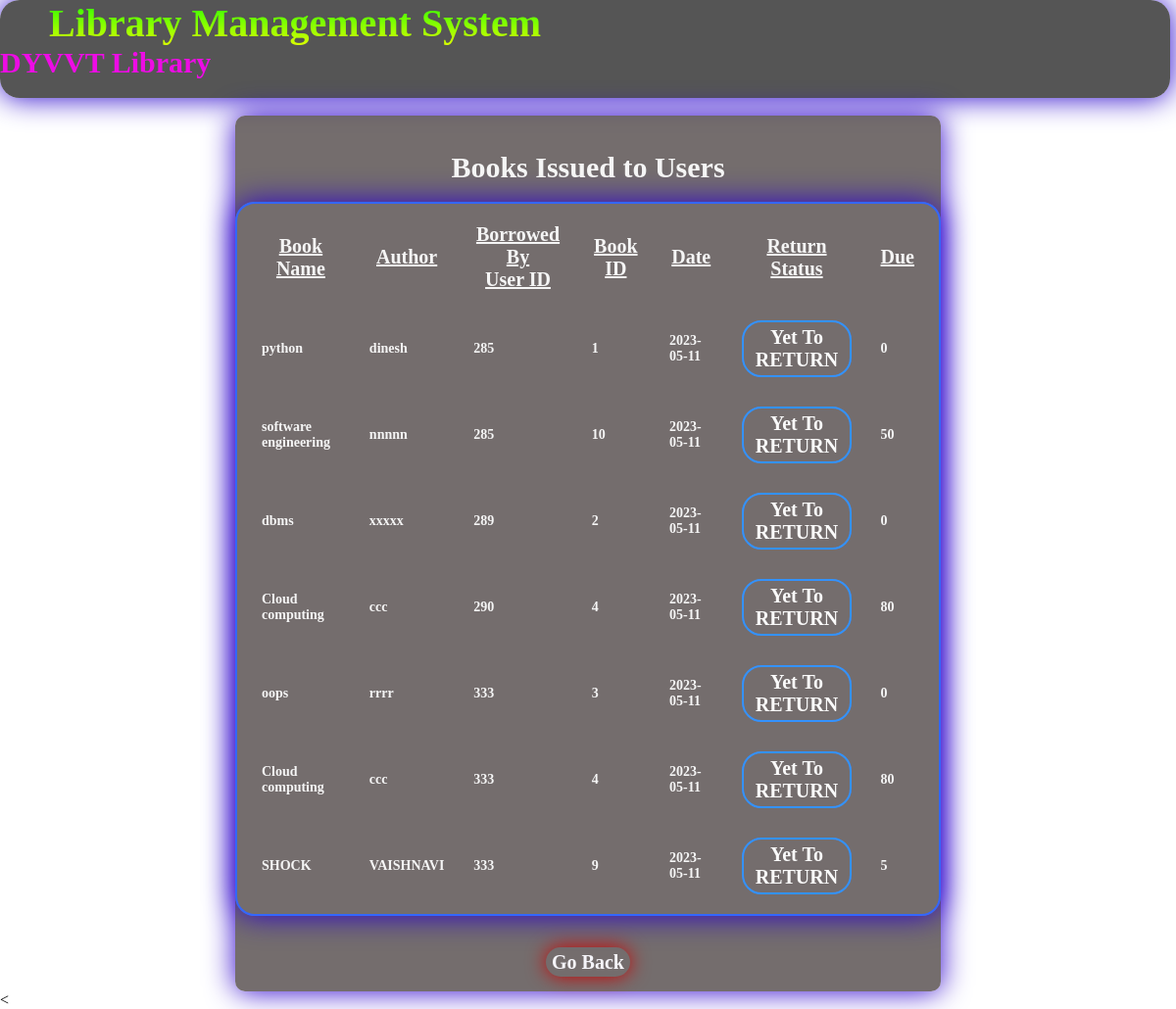
Screenshot of /issue.php (signed in) with the database file from the repository.
### tables this page shows
CREATE TABLE `issue` (
  `sid` int(11) NOT NULL,
  `bid` int(11) NOT NULL,
  `name` text NOT NULL,
  `author` text NOT NULL,
  `date` date NOT NULL,
  `rent` int(11) NOT NULL,
  `deadline` int(11) NOT NULL
);

### issue.php (the view, shortened to what this page needs)
<?php
include("setting.php");
$sid=$y['sid'];
$bid=$y['bid'];
mysqli_query($set,"DELETE FROM issue WHERE sid='$sid' and bid='$bid'");
?>
<!DOCTYPE html PUBLIC "-//W3C//DTD XHTML 1.0 Transitional//EN" "http://www.w3.org/TR/xhtml1/DTD/xhtml1-transitional.dtd">
<html xmlns="http://www.w3.org/1999/xhtml">
<head>
<link href="style.css" rel="stylesheet" type="text/css" />
</head>
<body>
<div id="banner">
<span class="head">Library Management System</span><br />
<marquee class="clg" direction="right" behavior="alternate" scrollamount="1">DYVVT Library</marquee>
</div>
<br />
<div align="center">
<div id="wrapper" style="width:60%">
<br />
<br />
<span class="SubHead">Books Issued to Users</span>
<br />
<br />
<table border="0" class="table" cellpadding="10" cellspacing="10">
<tr class="labels" style="text-decoration:underline;"><th>Book Name</th><th>Author</th><th>Borrowed By<br>User ID</th><th>Book ID</th><th>Date</th><th>Return Status</th><th>Due</th></tr>
<?php
$x=mysqli_query($set,"SELECT * FROM issue");
while($y=mysqli_fetch_array($x))
{
    ?>
<tr class="labels" style="font-size:14px;">
<td><?php echo $y['name'];?></td>
<td><?php echo $y['author'];?></td>
<td><?php echo $y['sid'];?></td>
<td><?php echo $y['bid'];?></td>
<td><?php echo $y['date'];?></td>
<td><button type="button" id='return' class="fields" onclick="change(this,'RETURNED')" >Yet To RETURN</button></td>
<td><?php echo $y['rent'];?></td>
</tr>
<?php
}
?>
</table><br />
<br />
<a href="adminpage.php" class="link">Go Back</a>
<br />
<br />
</div>
</div>
<
</body>
</html>

### style.css (style rules this page uses)
body { background-image:url("999.jpg"); margin:0px; }
.head { font-family:"Saint"; font-size:40px; margin-left:50px; font-weight: bold; background-image: linear-gradient(180deg,rgb(38, 255, 0),rgb(217, 255, 0)); -webkit-background-clip: text; -webkit-text-fill-color: transparent; }
#banner { width:99.5%; height:100px; border:2px ; border-radius: 20px; background-color:rgba(14, 13, 13, 0.7); box-shadow:0px 0px 30px #2500cb; }
.clg { font-family:"Saint"; font-size:30px; color: rgb(237, 12, 229); font-weight: bold; }
#wrapper { width:50%; border-radius:10px; border:2px ; background-color:rgba(58, 47, 47, 0.7); box-shadow:0px 0px 30px #2c00cb; }
.SubHead { font-family:"Saint"; color:whitesmoke; font-size:30px; font-weight: bolder; }
.labels { font-family:"Saint"; font-size:20px; color:whitesmoke; font-weight: bolder; }
.fields { font-family:"Saint"; font-size:20px; font-weight: bolder; color:rgb(250, 250, 250); border-radius:20px; padding:4px 6px; border:2.5px solid rgb(51, 146, 255); background-color: transparent; }
.table { border-radius:20px; padding:0px 5px; border:2.5px solid rgb(51, 102, 255); background-color:transparent; box-shadow:0px 0px 30px #2c00cb; }
a.link:link { font-family:"Saint";font-size:20px;font-weight:bolder; color:#f5f4f9;text-decoration:none;border-radius:20px; padding:4px 6px;box-shadow:0px 0px 20px #cb0000; }

### rows the page displays
issue: name "python", author "dinesh", sid "285", bid "1", date "2023-05-11", rent "0"
issue: name "software engineering", author "nnnnn", sid "285", bid "10", date "2023-05-11", rent "50"
issue: name "dbms", author "xxxxx", sid "289", bid "2", date "2023-05-11", rent "0"
issue: name "Cloud computing", author "ccc", sid "290", bid "4", date "2023-05-11", rent "80"
issue: name "oops", author "rrrr", sid "333", bid "3", date "2023-05-11", rent "0"
issue: name "Cloud computing", author "ccc", sid "333", bid "4", date "2023-05-11", rent "80"
issue: name "SHOCK", author "VAISHNAVI", sid "333", bid "9", date "2023-05-11", rent "5"
